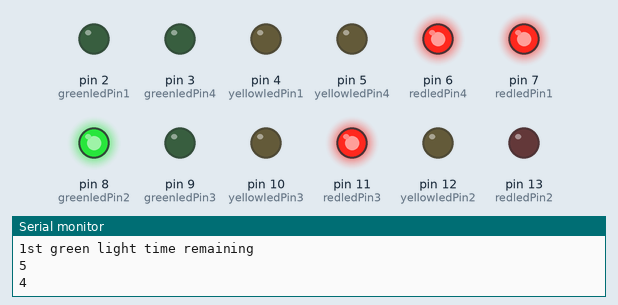
Bench run of a sketch on a simulated Arduino Uno, built with avr-gcc and run on an emulated ATmega328P. Parts: output pins drawn as LEDs (lit = HIGH), the last lines printed to the serial monitor.

Above: at 3.0 s.
At 11.0 s:
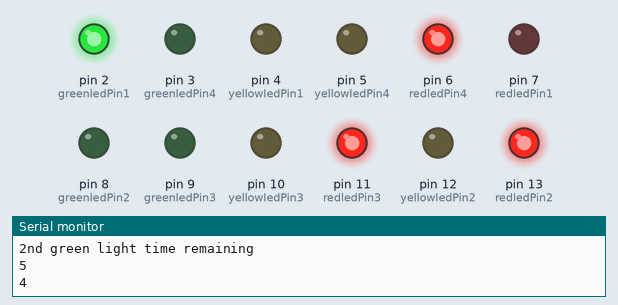
At 15.0 s:
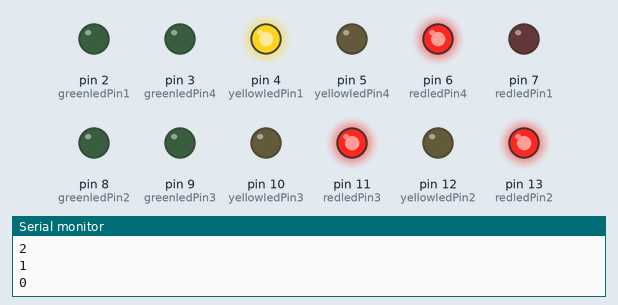
At 19.0 s:
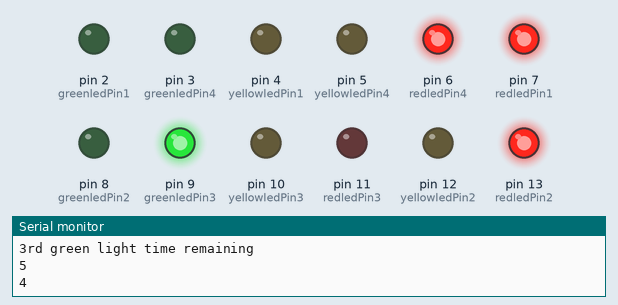
At 27.0 s:
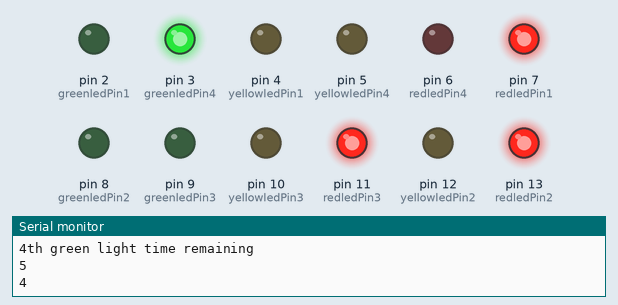
At 39.0 s:
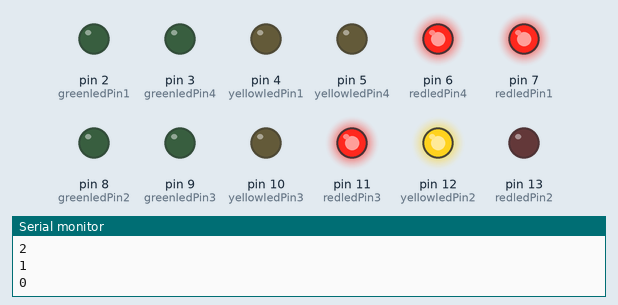
Timing chart, 0 to 41.6 s (numbered marks = the images above):
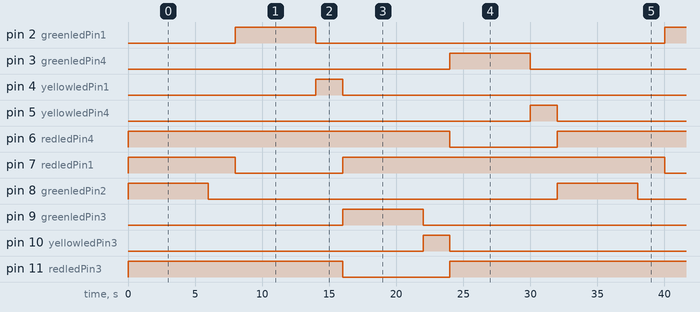

Measured:
- by itself, pin 2 (greenledPin1), pin 3 (greenledPin4), pin 8 (greenledPin2), pin 9 (greenledPin3): alternates HIGH for 6.0 s and LOW for 26.0 s
- by itself, pin 4 (yellowledPin1), pin 5 (yellowledPin4), pin 10 (yellowledPin3), pin 12 (yellowledPin2): alternates HIGH for 2.0 s and LOW for 30.0 s
- by itself, pin 6 (redledPin4), pin 13 (redledPin2): alternates HIGH for 24.0 s and LOW for 8.0 s
- by itself, pin 7 (redledPin1), pin 11 (redledPin3): repeats every 32.0 s: LOW 8.0 s, HIGH 24.0 s

The sketch:

trafficlight3.ino
```cpp
const int redledPin1=7;
const int yellowledPin1=4;
const int greenledPin1=2;
const int redledPin2=13;
const int yellowledPin2=12;
const int greenledPin2=8;

const int redledPin3=11;
const int yellowledPin3=10;
const int greenledPin3=9;

const int redledPin4=6;
const int yellowledPin4=5;
const int greenledPin4=3;
const int redDelay=10000;
const int yellowDelay=2000;
const int greenDelay=5000;
void setup() {
  // put your setup code here, to run once:
Serial.begin(9600);
pinMode(redledPin1,OUTPUT);
pinMode(yellowledPin1,OUTPUT);
pinMode(greenledPin1,OUTPUT);
pinMode(redledPin2,OUTPUT);
pinMode(yellowledPin2,OUTPUT);
pinMode(greenledPin2,OUTPUT);
pinMode(redledPin3,OUTPUT);
pinMode(yellowledPin3,OUTPUT);
pinMode(greenledPin3,OUTPUT);
pinMode(redledPin4,OUTPUT);
pinMode(yellowledPin4,OUTPUT);
pinMode(greenledPin4,OUTPUT);
}

void loop() {
  // put your main code here, to run repeatedly:
  digitalWrite(greenledPin2,HIGH);
digitalWrite(redledPin1,HIGH);
digitalWrite(redledPin3,HIGH);
digitalWrite(redledPin4,HIGH);
Serial.println("1st green light time remaining");
for(int i=5;i>=0;i--)
{
  delay(1000);
  Serial.println(i);
}
digitalWrite(greenledPin2,LOW);


digitalWrite(yellowledPin2,HIGH);

delay(yellowDelay);
digitalWrite(yellowledPin2,LOW);
digitalWrite(redledPin3,LOW);
digitalWrite(redledPin4,LOW);
digitalWrite(redledPin1,LOW);


digitalWrite(redledPin3,HIGH);
digitalWrite(redledPin4,HIGH);
digitalWrite(redledPin2,HIGH);
digitalWrite(greenledPin1,HIGH);
Serial.println("2nd green light time remaining");
for(int i=5;i>=0;i--)
{
  delay(1000);
   Serial.println(i);
}

digitalWrite(greenledPin1,LOW);


digitalWrite(yellowledPin1,HIGH);

delay(yellowDelay);
digitalWrite(yellowledPin1,LOW);
digitalWrite(redledPin2,LOW);
digitalWrite(redledPin3,LOW);
digitalWrite(redledPin4,LOW);


  digitalWrite(greenledPin3,HIGH);
digitalWrite(redledPin1,HIGH);
digitalWrite(redledPin2,HIGH);
digitalWrite(redledPin4,HIGH);
Serial.println("3rd green light time remaining");
for(int i=5;i>=0;i--)
{
  delay(1000);
  Serial.println(i);
}
digitalWrite(greenledPin3,LOW);


digitalWrite(yellowledPin3,HIGH);

delay(yellowDelay);

digitalWrite(yellowledPin3,LOW);
digitalWrite(redledPin2,LOW);
digitalWrite(redledPin4,LOW);
digitalWrite(redledPin1,LOW);


digitalWrite(redledPin3,HIGH);
digitalWrite(redledPin1,HIGH);
digitalWrite(redledPin2,HIGH);
digitalWrite(greenledPin4,HIGH);
Serial.println("4th green light time remaining");
for(int i=5;i>=0;i--)
{
  delay(1000);
  Serial.println(i);
}

digitalWrite(greenledPin4,LOW);


digitalWrite(yellowledPin4,HIGH);

delay(yellowDelay);

digitalWrite(yellowledPin4,LOW);
digitalWrite(redledPin2,LOW);
digitalWrite(redledPin3,LOW);
digitalWrite(redledPin1,LOW);


}
```
